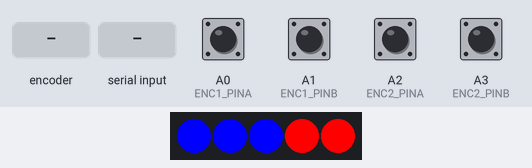
The sketch below on a simulated Arduino Nano, built with avr-gcc and run on an emulated ATmega328P. On the bench: 5 RGB LEDs in strip order, left to right. Inputs (shaded band) come from the test bench; at power-on: A0 (ENC1_PINA), A1 (ENC1_PINB), A2 (ENC2_PINA), A3 (ENC2_PINB) HIGH. What the sketch prints to the serial monitor is not drawn.

Above: at 1.2 s.
1.3 s: rotary encoder on A0 (ENC1_PINA) / A1 (ENC1_PINB) turned 3 steps (first pin leading)
At 1.45 s:
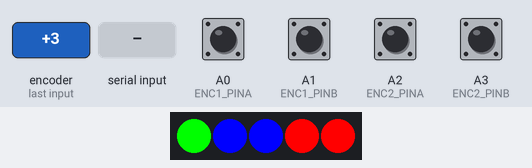
3.4 s: "SOR\n" received over Serial
At 4.4 s:
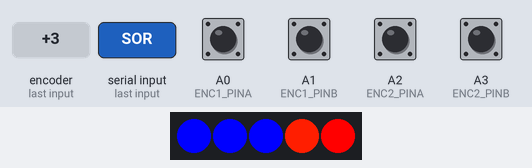
4.9 s: "RUN\n" received over Serial
At 5.4 s:
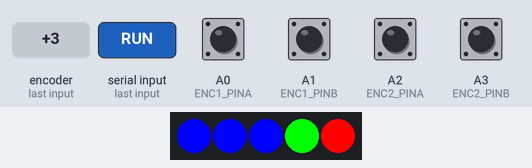
6.4 s: rotary encoder on A0 (ENC1_PINA) / A1 (ENC1_PINB) turned 1 step (first pin leading)
At 7.2 s:
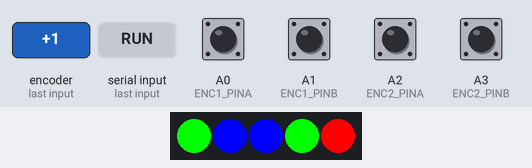
Timing chart, 0 to 9.1 s (numbered marks = the images above; inputs shaded):
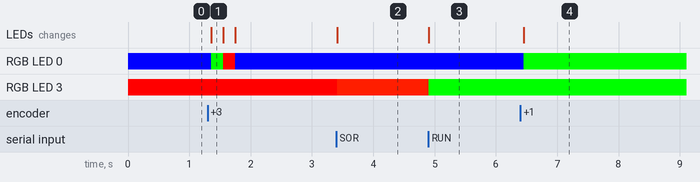

The sketch:

File_2_Display_Code.ino
```cpp
#include <SPI.h>
#include <FastLED.h>

#define LED_PIN  8
#define NUM_LEDS  5

CRGB leds[NUM_LEDS];

String state_color = "STO";
bool accept = 0; // tells if pollen should be accepted or rejected

byte R = 0; // red value of LED
byte G = 0; // green value of LED
byte B = 0; // blue value of LED

String plant_3 = "NON"; //color of plant 3 as a string, will be sent back to the pi
bool set_color = 0;

int encoder_1 = 0; // turns on encoder for plant 1
int encoder_2 = 0; // turns on encoder for plant 2
int encoder_3 = 0; // turns on encoder for plant 3
int encoder_1_change = 0;
int encoder_2_change = 0;
int encoder_3_change = 0;
int ENC1_PINA = A0;
int ENC1_PINB = A1;
int ENC2_PINA = A2;
int ENC2_PINB = A3;
int ENC3_PINA = A6;
int ENC3_PINB = A7;

void setup() {
  // put your setup code here, to run once:
  pinMode(ENC1_PINA, INPUT);
  pinMode(ENC1_PINB, INPUT);
  pinMode(ENC2_PINA, INPUT);
  pinMode(ENC2_PINB, INPUT);
  pinMode(ENC3_PINA, INPUT);
  pinMode(ENC3_PINB, INPUT);

  FastLED.addLeds<WS2812,LED_PIN,GRB>(leds,NUM_LEDS);

  Serial.begin(9600);
}

void loop() {
  // put your main code here, to run repeatedly:
  if (Serial.available() > 0) {
    String command = Serial.readStringUntil('\n');
    String sub = command.substring(0, 3);
    if (sub == "SET") {
      set_color = 1;
    }
    else if ((sub == "STO") || (sub == "SOR") || (sub == "RUN")) {
      state_color = sub;
    }
  }

  // LED 1 code, indicated color of plant 1
  encoder_1_change = readEncoder1(ENC1_PINA, ENC1_PINB);
  if(encoder_1_change != 0){
    encoder_1 = encoder_1 + encoder_1_change;
  }
  if(abs(encoder_1) % 3 == 0){
    B = 255;
    G = 0;
    R = 0;
  }
  else if (abs(encoder_1) % 3 == 1){
    B = 0;
    G = 255;
    R = 0;
  }
  else{
    B = 0;
    G = 0;
    R = 255;
  }
  leds[0] = CRGB(R,G,B);

  // LED 2 code, indicated color of plant 2
  encoder_2_change = readEncoder2(ENC2_PINA, ENC2_PINB);
  if(encoder_2_change != 0){
    encoder_2 = encoder_2 + encoder_2_change;
  }
  if(abs(encoder_2) % 3 == 0){
    B = 255;
    G = 0;
    R = 0;
  }
  else if (abs(encoder_2) % 3 == 1){
    B = 0;
    G = 255;
    R = 0;
  }
  else{
    B = 0;
    G = 0;
    R = 255;
  }
  leds[1] = CRGB(R,G,B);

  // LED 3 code, indicated color of plant 3
  encoder_3_change = readEncoder3(ENC3_PINA, ENC3_PINB);
  if(encoder_3_change != 0){
    encoder_3 = encoder_3 + encoder_3_change;
  }
  if(abs(encoder_3) % 3 == 0){
    B = 255;
    G = 0;
    R = 0;
    plant_3 = "BLU";
  }
  else if (abs(encoder_3) % 3 == 1){
    B = 0;
    G = 255;
    R = 0;
    plant_3 = "GRN";
  }
  else{
    B = 0;
    G = 0;
    R = 255;
    plant_3 = "RED";
  }
  leds[2] = CRGB(R,G,B);

  // LED 4 code, indicates state of the robot
  // TODO: read color string from communication
  if(state_color == "STO"){
    B = 0;
    G = 0;
    R = 255;
    // TODO: Send plant 3 color through communication
  }
  else if(state_color == "SOR"){
    B = 0;
    G = 30;
    R = 255;
  }
  else{
    B = 0;
    G = 255;
    R = 0;
  }
  leds[3] = CRGB(R,G,B);

  // LED 5 code, indicated if pollen is being accepted or rejected
  // TODO: read reject from communication
  if(accept == 0){
    B = 0;
    G = 0;
    R = 255;
  }
  else{
    B = 0;
    G = 255;
    R = 0;
  }
  leds[4] = CRGB(R,G,B);
  FastLED.show();

  Serial.println(plant_3);
}

int readEncoder1(int chA1, int chB1) {
  // A function that reads the quadrature input from specified
  // pins and returns an encoder count change.

  // Create variable to return based on detected rotor rotation
  int result1 = 0;

  // Keep track of last switch state
  static int chA_last1 = digitalRead(chA1);
  static int chB_last1 = digitalRead(chB1);

  // Read the quadrature inputs
  int chA_new1 = digitalRead(chA1);
  int chB_new1 = digitalRead(chB1);

  // We look for Channel A to switch from LOW to HIGH
  if ((chA_last1 == LOW) && (chA_new1 == HIGH)) {
    // If Channel B is HIGH while Channel A goes 0->1,
    // then the shaft is turning CW, and we should
    // increase the encoder count by 1. Otherwise it is
    // turning CCW, and we should decrease the encoder
    // count by 1.
    if ((chB_last1 == HIGH) && (chB_new1 == HIGH)) { // CW turn
      result1 = 1;
    }
    if ((chB_last1 == LOW) && (chB_new1 == LOW)) { // CW turn
      result1 = -1;
    }
  }

  // Reassign prior Channel A value
  chA_last1 = chA_new1;
  chB_last1 = chB_new1;

  // Return encoder change
  return result1;
}

int readEncoder2(int chA2, int chB2) {
  // A function that reads the quadrature input from specified
  // pins and returns an encoder count change.

  // Create variable to return based on detected rotor rotation
  int result2 = 0;

  // Keep track of last switch state
  static int chA_last2 = digitalRead(chA2);
  static int chB_last2 = digitalRead(chB2);

  // Read the quadrature inputs
  int chA_new2 = digitalRead(chA2);
  int chB_new2 = digitalRead(chB2);

  // We look for Channel A to switch from LOW to HIGH
  if ((chA_last2 == LOW) && (chA_new2 == HIGH)) {
    // If Channel B is HIGH while Channel A goes 0->1,
    // then the shaft is turning CW, and we should
    // increase the encoder count by 1. Otherwise it is
    // turning CCW, and we should decrease the encoder
    // count by 1.
    if ((chB_last2 == HIGH) && (chB_new2 == HIGH)) { // CW turn
      result2 = 1;
    }
    if ((chB_last2 == LOW) && (chB_new2 == LOW)) { // CW turn
      result2 = -1;
    }
  }

  // Reassign prior Channel A value
  chA_last2 = chA_new2;
  chB_last2 = chB_new2;

  // Return encoder change
  return result2;
}

int readEncoder3(int chA3, int chB3) {
  // A function that reads the quadrature input from specified
  // pins and returns an encoder count change.

  // Create variable to return based on detected rotor rotation
  int result3 = 0;

  // Keep track of last switch state
  static int chA_last3 = digitalRead(chA3);
  static int chB_last3 = digitalRead(chB3);

  // Read the quadrature inputs
  int chA_new3 = digitalRead(chA3);
  int chB_new3 = digitalRead(chB3);

  // We look for Channel A to switch from LOW to HIGH
  if ((chA_last3 == LOW) && (chA_new3 == HIGH)) {
    // If Channel B is HIGH while Channel A goes 0->1,
    // then the shaft is turning CW, and we should
    // increase the encoder count by 1. Otherwise it is
    // turning CCW, and we should decrease the encoder
    // count by 1.
    if ((chB_last3 == HIGH) && (chB_new3 == HIGH)) { // CW turn
      result3 = 1;
    }
    if ((chB_last3 == LOW) && (chB_new3 == LOW)) { // CW turn
      result3 = -1;
    }
  }

  // Reassign prior Channel A value
  chA_last3 = chA_new3;
  chB_last3 = chB_new3;

  // Return encoder change
  return result3;
}
```

Measured:
- after the input at 1.3 s, RGB LED 0: RGB(0, 0, 255) → RGB(0, 255, 0) after 0.06 s, → RGB(255, 0, 0) 0.19 s later, → RGB(0, 0, 255) 0.20 s later; the LEDs: change after 0.06 s (image 1)
- after the input at 3.4 s, RGB LED 3: RGB(255, 0, 0) → RGB(255, 30, 0) at once; the LEDs: change at once (image 2)
- after the input at 4.9 s, RGB LED 3: RGB(255, 30, 0) → RGB(0, 255, 0) at once; the LEDs: change at once (image 3)
- after the input at 6.4 s, RGB LED 0: RGB(0, 0, 255) → RGB(0, 255, 0) after 0.06 s; the LEDs: change after 0.06 s (image 4)
